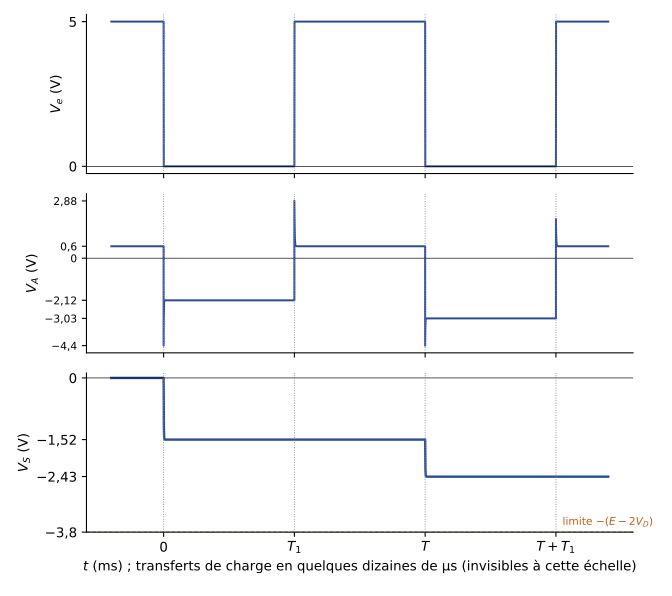

Recreate this plot in Python.
"""EANA1, partiel 2022-2023, ex. III q. 8 — pompe de charge à diodes (sortie négative).
Simulation (Claude) du modèle de l'énoncé : Ve créneau 5 V / 0 V (T1 = 10 ms, T = 20 ms),
C1 = 22 µF, C2 = 33 µF, diodes VD = 0,6 V et RD = 1 Ω ; C1 chargé sous 4,4 V et C2
déchargé à t = 0⁻ (voir le corrigé)."""
import numpy as np
import matplotlib
matplotlib.use("Agg")
import matplotlib.pyplot as plt
plt.rcParams.update({"font.family": "sans-serif", "font.size": 10, "svg.fonttype": "none"})

C1, C2, VD, RD, T1, T, dt = 22e-6, 33e-6, 0.6, 1.0, 10e-3, 20e-3, 2e-7
u1, u2 = 4.4, 0.0              # u1 = Ve - VA, u2 = Vs
t = np.arange(-4e-3, 34e-3, dt)
VE, VA, VS = [], [], []
for tk in t:
    ve = 5.0 if tk < 0 or (tk % T) >= T1 else 0.0
    va = ve - u1
    i1 = max(0.0, (va - VD) / RD)          # D1 : de A vers la masse
    i2 = max(0.0, (u2 - va - VD) / RD)     # D2 : de la sortie vers A
    VE.append(ve); VA.append(va); VS.append(u2)
    u1 += (i1 - i2) / C1 * dt
    u2 -= i2 / C2 * dt
t = t * 1e3
fig, axs = plt.subplots(3, 1, figsize=(7, 6.2), sharex=True)
axs[0].plot(t, VE, color="#2B4C9B"); axs[0].set_ylabel("$V_e$ (V)"); axs[0].set_yticks([0, 5])
axs[1].plot(t, VA, color="#2B4C9B"); axs[1].set_ylabel("$V_A$ (V)")
axs[1].set_yticks([-4.4, -3.03, -2.12, 0, 0.6, 2.88]); axs[1].set_yticklabels(["−4,4", "−3,03", "−2,12", "0", "0,6", "2,88"], fontsize=8)
axs[2].plot(t, VS, color="#2B4C9B", lw=1.8); axs[2].set_ylabel("$V_S$ (V)")
axs[2].set_yticks([-3.8, -2.43, -1.52, 0]); axs[2].set_yticklabels(["−3,8", "−2,43", "−1,52", "0"])
axs[2].axhline(-3.8, color="#BF6014", ls="--", lw=0.8)
axs[2].text(30.5, -3.65, "limite $-(E - 2V_D)$", color="#BF6014", fontsize=8)
for ax in axs:
    ax.axhline(0, color="k", lw=0.5)
    for x in (0, 10, 20, 30):
        ax.axvline(x, color="#7E889B", ls=":", lw=0.7)
    ax.spines[["top", "right"]].set_visible(False)
axs[2].set_xticks([0, 10, 20, 30]); axs[2].set_xticklabels(["0", "$T_1$", "$T$", "$T + T_1$"])
axs[2].set_xlabel("$t$ (ms) ; transferts de charge en quelques dizaines de µs (invisibles à cette échelle)")
fig.tight_layout()
fig.savefig("ann2223-pompe-charge.svg")
